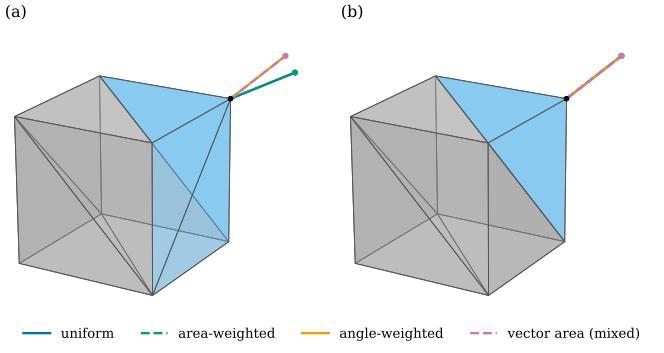

Here is the Python script that generated this plot:
"""Figure 38.5.3: four vertex normals at the corner (1, 1, 1) of the triangulated cube [-1, 1]^3 (ddg38.cube).

(a) pattern A: the diagonal of the square x = 1 passes through the corner (two triangles there), the squares y = 1 and
z = 1 use the other diagonal (one triangle each). Uniform and area-weighted normals are (2, 1, 1)/sqrt 6, 19.47 degrees
from (1, 1, 1)/sqrt 3; the angle-weighted and the vector-area normal with mixed Voronoi cells are (1, 1, 1)/sqrt 3.
(b) pattern B: no diagonal passes through the corner; all four normals are (1, 1, 1)/sqrt 3.
Arrows of length 0.9 from the corner: uniform (blue), area-weighted (green, dashed), angle-weighted (orange),
vector-area with mixed cells (purple, dashed).

Run: PYTHONPATH=tools python3 chapters/38-surfaces-smooth-discrete/figures/fig-38-5-3-cube-corner.py
"""
import sys
from pathlib import Path

import numpy as np

sys.path.insert(0, str(Path(__file__).resolve().parents[1] / "lib"))
import dgfig  # noqa: E402
dgfig.setup()
import matplotlib.pyplot as plt  # noqa: E402
from mpl_toolkits.mplot3d.art3d import Poly3DCollection  # noqa: E402

import dgmesh as dm  # noqa: E402
import ddg38  # noqa: E402

C = dgfig.COLORS
KINDS = [("uniform", C["tangent"], "-"), ("area", C["third"], "--"), ("angle", C["accent"], "-"),
         ("vector-mixed", C["covector"], "--")]
corner = 7
diag = np.ones(3) / np.sqrt(3)
PATTERNS = [{"x+": True}, {}]

normals = []
for pat in PATTERNS:
    V, F = ddg38.cube(pat)
    assert np.allclose(V[corner], [1, 1, 1]) and dm.euler_characteristic(F) == 2 and dm.oriented_consistently(F)
    normals.append({k: ddg38.vertex_normal(V, F, k)[corner] for k, _, _ in KINDS})
nA, nB = normals
w = np.array([2.0, 1.0, 1.0]) / np.sqrt(6)
assert np.allclose(nA["uniform"], w) and np.allclose(nA["area"], w)
assert np.allclose(nA["angle"], diag) and np.allclose(nA["vector-mixed"], diag)
assert abs(np.degrees(np.arccos(w @ diag)) - 19.4712) < 1e-4
assert all(np.allclose(v, diag) for v in nB.values())

fig = plt.figure(figsize=(7.0, 3.6))
for k, (pat, title) in enumerate(zip(PATTERNS, ("(a)", "(b)"))):
    ax = dgfig.axes3d(fig, 121 + k, elev=20, azim=-60)
    V, F = ddg38.cube(pat)
    col = dm.shade(V, F, dm.hex_to_rgb(C["surface"]))
    near = [f for f in range(len(F)) if corner in F[f]]
    fc = [C["region"] if f in near else col[f] for f in range(len(F))]
    ax.add_collection3d(Poly3DCollection(V[F], facecolors=fc, edgecolors="#555555", linewidths=0.7, alpha=0.45))
    for name, color, ls in KINDS:
        n = normals[k][name]
        tip = V[corner] + 0.9 * n
        ax.plot(*np.c_[V[corner], tip], color=color, lw=1.8, ls=ls, zorder=10)
        ax.scatter(*tip, color=color, s=14, zorder=11, depthshade=False)
    dgfig.point3d(ax, V[corner], None, size=12)
    dgfig.equal_aspect(ax, np.vstack([V, V[corner] + np.array([1.0, 0.5, 0.5])]), zoom=1.15)
    ax.set_title(title, loc="left", fontsize=12, y=0.95)
handles = [plt.Line2D([], [], color=c, ls=ls, lw=1.8) for _, c, ls in KINDS]
fig.legend(handles, ["uniform", "area-weighted", "angle-weighted", "vector area (mixed)"], loc="lower center", ncol=4,
           frameon=False, fontsize=10)
fig.subplots_adjust(left=0, right=1, bottom=0.08, top=1, wspace=0.0)
dgfig.save(fig, __file__)
